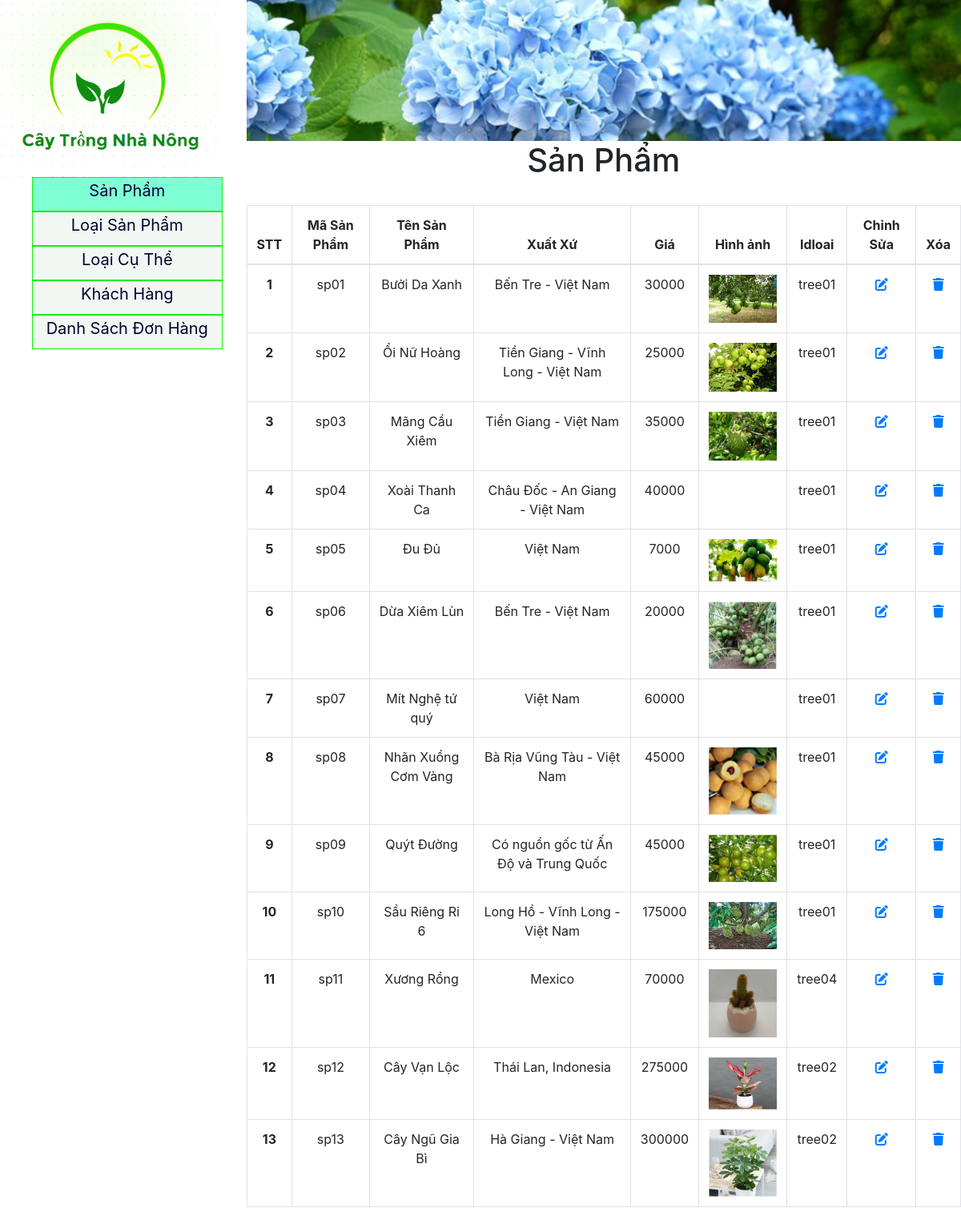
The app's page /admin.php with its own data.
### tables this page shows
create table SanPham(
	MaSP char(10) primary key,
    tenSP varchar(255),
    XuatXu varchar(255),
    giaSp int,
    dacdiemSP varchar(2550),
    tacdung  varchar(2550),
    hinh varchar(2550),
    idloai char(10),
    constraint foreign key (idloai) references loaicuthe(idloai)
);

### admin.php (the view, shortened to what this page needs)
<?php
  include_once "./connection.php";
?>
<!DOCTYPE html>
<html lang="en">
<head>
    <link rel="stylesheet" href="css/admin.css">
    <link rel="stylesheet" href="https://cdn.jsdelivr.net/npm/bootstrap@4.6.2/dist/css/bootstrap.min.css">
</head>
<body>
    <div>
        <div class="row">
            <div class="col-sm-3">
                <img src="logo/Logo.PNG" style="width: 100%;" alt="">
                <div>
                    <ul>
                        <li><button style="background-color: aquamarine;"><a href="#">Sản Phẩm</a></button></li>
                        <li><button><a href="admin/loaisp.php">Loại Sản Phẩm</a></button></li>
                        <li><button><a href="admin/loaisp1.php">Loại Cụ Thể</a></button></li>
                        <li><button><a href="admin/Khachhang.php">Khách Hàng</a></button></li>
                        <li><button><a href="admin/dsdonhang.php">Danh Sách Đơn Hàng</a></button></li>
                    </ul>
                </div>
            </div>
            <div class="col-sm-9">
                <div><img src="logo/nenadmin.PNG" style="width: 100%;" alt=""></div>
               <h1 style="text-align: center;">Sản Phẩm</h1>
                <div>
                <br>
                    <table class="table table-bordered">
                        <thead>
                          <tr>
                            <th scope="col">STT</th>
                            <th scope="col">Mã Sản Phẩm</th>
                            <th scope="col">Tên Sản Phẩm</th>
                            <th scope="col">Xuất Xứ</th>
                            <th scope="col">Giá</th>
                            <th scope="col">Hình ảnh</th>
                            <th scope="col">Idloai</th>
                            <th scope="col">Chỉnh Sửa</th>
                            <th scope="col">Xóa</th>
                          </tr>
                        </thead>
                        <tbody>
                        <?php
                            $query = 'select * from sanpham';
                            $stt = 1;
                            try {
                                $sth = $pdo->query($query);
                                while ($row = $sth->fetch()){
                                    echo '
                                      <tr>
                                        <th scope="row">'.$stt++.'</th>
                                        <td>'.$row['MaSP'].'</td>
                                        <td>'.$row['tenSP'].'</td>
                                        <td>'.$row['XuatXu'].'</td>
                                        <td>'.$row['giaSp'].'</td>
                                        <td> <img src="'.$row['hinh'].'"alt=""></td>
                                        <td>'.$row['idloai'].'</td>
                                        <td><a href="admin/chinhsuasanpham.php?masp='.$row['MaSP'].'"><i class="fa-sharp fa-solid fa-pen-to-square"></i></a></td>
                                        <td><a href="?masp='.$row['MaSP'].'"><i class="fa-sharp fa-solid fa-trash"></i></a></td>
                                      </tr>
                                    ';
                                }
                            } catch (PDOException $e){
                            }
                          ?>
                        </tbody>
                    </table>
                </div>
            </div>
        </div>
    </div>
</body>
</html>

### css/admin.css (style rules this page uses)
ul { list-style-type: none; padding: auto; }
ul li button { width: 100%; background-color: rgb(242, 247, 243); border: 1px solid rgb(17, 240, 9); padding-bottom: 10px; }
button a { color: rgb(2, 2, 46); font-size: 20px; text-decoration: none; }
table { text-align: center; margin: 0 auto; }
td img { width: 85px; }
body { font-size: 40px; }

### records on screen
sanpham: MaSP "sp01", tenSP "Bưởi Da Xanh", XuatXu "Bến Tre - Việt Nam", giaSp "30000", hinh (picture), idloai "tree01"
sanpham: MaSP "sp02", tenSP "Ổi Nữ Hoàng", XuatXu "Tiền Giang - Vĩnh Long - Việt Nam", giaSp "25000", hinh (picture), idloai "tree01"
sanpham: MaSP "sp03", tenSP "Mãng Cầu Xiêm", XuatXu "Tiền Giang - Việt Nam", giaSp "35000", hinh (picture), idloai "tree01"
sanpham: MaSP "sp04", tenSP "Xoài Thanh Ca", XuatXu "Châu Đốc - An Giang - Việt Nam", giaSp "40000", idloai "tree01"
sanpham: MaSP "sp05", tenSP "Đu Đủ", XuatXu "Việt Nam", giaSp "7000", hinh (picture), idloai "tree01"
sanpham: MaSP "sp06", tenSP "Dừa Xiêm Lùn", XuatXu "Bến Tre - Việt Nam", giaSp "20000", hinh (picture), idloai "tree01"
sanpham: MaSP "sp07", tenSP "Mít Nghệ tứ quý", XuatXu "Việt Nam", giaSp "60000", idloai "tree01"
sanpham: MaSP "sp08", tenSP "Nhãn Xuồng Cơm Vàng", XuatXu "Bà Rịa Vũng Tàu - Việt Nam", giaSp "45000", hinh (picture), idloai "tree01"
sanpham: MaSP "sp09", tenSP "Quýt Đường", XuatXu "Có nguồn gốc từ Ấn Độ và Trung Quốc", giaSp "45000", hinh (picture), idloai "tree01"
sanpham: MaSP "sp10", tenSP "Sầu Riêng Ri 6", XuatXu "Long Hồ - Vĩnh Long - Việt Nam", giaSp "175000", hinh (picture), idloai "tree01"
sanpham: MaSP "sp11", tenSP "Xương Rồng", XuatXu "Mexico", giaSp "70000", hinh (picture), idloai "tree04"
sanpham: MaSP "sp12", tenSP "Cây Vạn Lộc", XuatXu "Thái Lan, Indonesia", giaSp "275000", hinh (picture), idloai "tree02"
sanpham: MaSP "sp13", tenSP "Cây Ngũ Gia Bì", XuatXu "Hà Giang - Việt Nam", giaSp "300000", hinh (picture), idloai "tree02"
